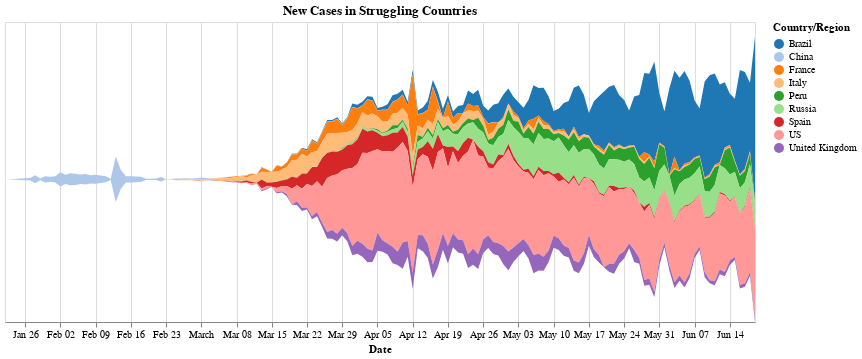

The code cell stored with this chart in its notebook:
### Markdown cell above
Here I add a rolling mean of new cases via line graph added to the bar graph of daily new cases.

### Code cell
# New Cases in Struggling Countries by Day
countries = ['US', 'China', 'Russia', 'France', 'Italy', 'United Kingdom', 'Spain', 'Brazil', 'Peru']
selected_countries = full_grouped[full_grouped['Country/Region'].isin(countries)]
alt.Chart(selected_countries).mark_area().encode(
    alt.X('Date:T'),
    alt.Y('New cases:Q', stack='center', axis=None),
    alt.Color('Country/Region:N',
        scale=alt.Scale(scheme='category20')
    )
).properties(title='New Cases in Struggling Countries', height=300, width=750)

### Figure 1 — Vega-Lite specification as saved in the notebook (floating-point values rounded to 4 significant figures; data arrays with more than 128 entries replaced by an {"elided": "..."} marker saying what was removed)
{"config": {"view": {"continuousWidth": 400, "continuousHeight": 300}}, "data": {"name": "data-13aa0f46c8f854c1ba307d8539c4d519"}, "mark": "area", "encoding": {"color": {"type": "nominal", "field": "Country/Region", "scale": {"scheme": "category20"}}, "x": {"type": "temporal", "field": "Date"}, "y": {"type": "quantitative", "axis": null, "field": "New cases", "stack": "center"}}, "height": 300, "title": "New Cases in Struggling Countries", "width": 750, "$schema": "https://vega.github.io/schema/vega-lite/v4.8.1.json", "datasets": {"data-13aa0f46c8f854c1ba307d8539c4d519": {"elided": "1350 records"}}}
